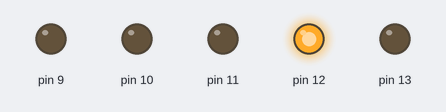
Bench run of a sketch on a simulated Arduino Uno, built with avr-gcc and run on an emulated ATmega328P. On the bench: output pins drawn as LEDs (lit = HIGH).

Above: at 1.95 s.
At 23.5 s:
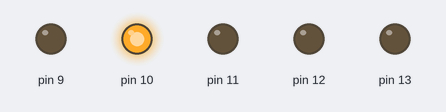
At 30.1 s:
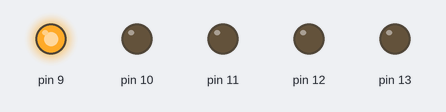
At 38.6 s:
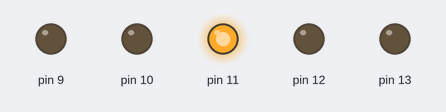
Timing chart, 0 to 40.0 s (numbered marks = the images above):
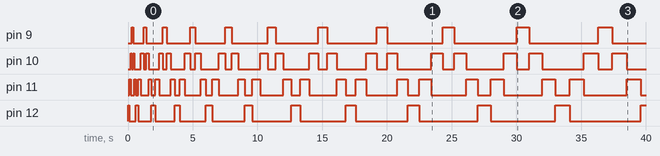

The sketch:

Blinking_led_1.ino
```cpp
int T=100;
void setup() {
  pinMode(12,OUTPUT);
  pinMode(11,OUTPUT);
  pinMode(10,OUTPUT);
  pinMode(9,OUTPUT);
  pinMode(13,OUTPUT);
  digitalWrite(13,LOW);
}

void loop() {
 digitalWrite(12,HIGH); digitalWrite(11,LOW); digitalWrite(10,LOW); digitalWrite(9,LOW);
 delay(T);
 digitalWrite(11,HIGH); digitalWrite(12,LOW); digitalWrite(10,LOW); digitalWrite(9,LOW);
 delay(T);
  digitalWrite(10,HIGH); digitalWrite(11,LOW); digitalWrite(12,LOW); digitalWrite(9,LOW);
 delay(T);
  digitalWrite(9,HIGH); digitalWrite(11,LOW); digitalWrite(10,LOW); digitalWrite(12,LOW);
 delay(T);
  digitalWrite(10,HIGH); digitalWrite(11,LOW); digitalWrite(12,LOW); digitalWrite(9,LOW);
 delay(T);
  digitalWrite(11,HIGH); digitalWrite(12,LOW); digitalWrite(10,LOW); digitalWrite(9,LOW);
 delay(T);

 T=T+100;

}
```

Measured:
- by itself, pin 9: LOW → HIGH at 0.30 s, → LOW 0.10 s later, → HIGH 0.80 s later, → LOW 0.20 s later, … (22 changes in this stretch)
- by itself, pin 10: LOW → HIGH at 0.20 s, → LOW 0.10 s later, → HIGH 0.10 s later, → LOW 0.10 s later, … (44 changes in this stretch)
- by itself, pin 11: LOW → HIGH at 0.10 s, → LOW 0.10 s later, → HIGH 0.30 s later, → LOW 0.10 s later, … (44 changes in this stretch)
- by itself, pin 12: LOW → HIGH at 0.00 s, → LOW 0.10 s later, → HIGH 0.50 s later, → LOW 0.20 s later, … (23 changes in this stretch)
